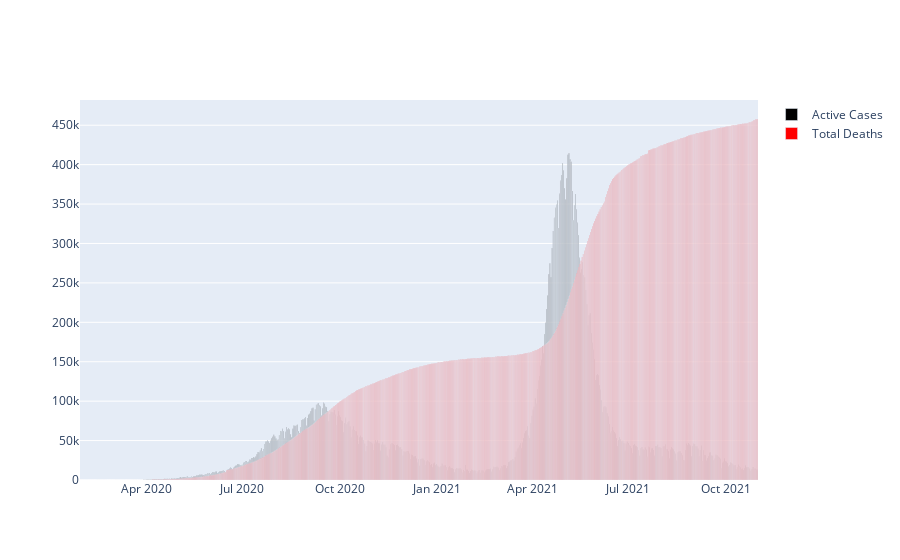

The code cell stored with this chart in its notebook:
### Code cell
import plotly.graph_objects as go
fig=go.Figure([go.Bar(name = 'Active Cases',x=df1["Date_YMD"],y=df1["Daily Confirmed"],marker_color='Black'),go.Bar(name = 'Total Deaths',x=df1["Date_YMD"],y=df1["Total Deceased"],marker_color='Red')])
                
##fig.update_layout(title=col, xaxis_title="Time frame", yaxis_title="Active cases")
fig.show()

### Figure 1 — Plotly figure (JSON) as saved in the notebook; plotly's stock layout.template omitted (floating-point values rounded to 4 significant figures; data arrays with more than 128 entries replaced by an {"elided": "..."} marker saying what was removed)
{"data": [{"marker": {"color": "Black"}, "name": "Active Cases", "type": "bar", "x": {"elided": "641 str values"}, "y": {"elided": "641 int values"}}, {"marker": {"color": "Red"}, "name": "Total Deaths", "type": "bar", "x": {"elided": "641 str values"}, "y": {"elided": "641 int values"}}], "layout": {}}
